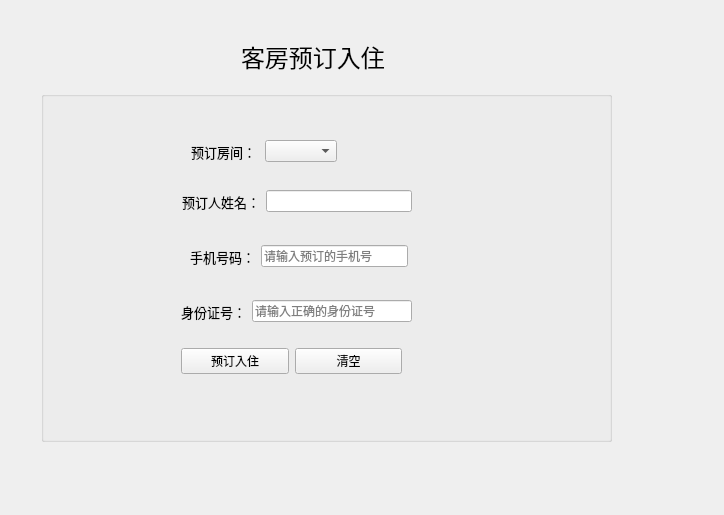
<?xml version="1.0" encoding="UTF-8"?>
<ui version="4.0">
 <class>clientPage5</class>
 <widget class="QWidget" name="clientPage5">
  <property name="geometry">
   <rect>
    <x>0</x>
    <y>0</y>
    <width>724</width>
    <height>515</height>
   </rect>
  </property>
  <property name="windowTitle">
   <string>Form</string>
  </property>
  <property name="styleSheet">
   <string notr="true"/>
  </property>
  <layout class="QVBoxLayout" name="verticalLayout">
   <item>
    <widget class="QWidget" name="widget" native="true">
     <widget class="QLabel" name="label">
      <property name="geometry">
       <rect>
        <x>230</x>
        <y>30</y>
        <width>181</width>
        <height>31</height>
       </rect>
      </property>
      <property name="font">
       <font>
        <family>微软雅黑</family>
        <pointsize>18</pointsize>
       </font>
      </property>
      <property name="text">
       <string>客房预订入住</string>
      </property>
     </widget>
     <widget class="QGroupBox" name="groupBox">
      <property name="geometry">
       <rect>
        <x>30</x>
        <y>80</y>
        <width>571</width>
        <height>351</height>
       </rect>
      </property>
      <property name="title">
       <string/>
      </property>
      <widget class="QWidget" name="widget_2" native="true">
       <property name="geometry">
        <rect>
         <x>140</x>
         <y>90</y>
         <width>231</width>
         <height>41</height>
        </rect>
       </property>
       <layout class="QHBoxLayout" name="horizontalLayout_2">
        <property name="leftMargin">
         <number>1</number>
        </property>
        <item>
         <widget class="QLabel" name="label_2">
          <property name="font">
           <font>
            <family>微软雅黑</family>
            <pointsize>10</pointsize>
           </font>
          </property>
          <property name="text">
           <string>预订人姓名：</string>
          </property>
         </widget>
        </item>
        <item>
         <widget class="QLineEdit" name="name_lineEdit"/>
        </item>
       </layout>
      </widget>
      <widget class="QWidget" name="widget_4" native="true">
       <property name="geometry">
        <rect>
         <x>140</x>
         <y>140</y>
         <width>231</width>
         <height>51</height>
        </rect>
       </property>
       <layout class="QHBoxLayout" name="horizontalLayout_3">
        <property name="leftMargin">
         <number>9</number>
        </property>
        <property name="rightMargin">
         <number>4</number>
        </property>
        <item>
         <widget class="QLabel" name="label_4">
          <property name="font">
           <font>
            <family>微软雅黑</family>
            <pointsize>10</pointsize>
           </font>
          </property>
          <property name="text">
           <string>手机号码：</string>
          </property>
         </widget>
        </item>
        <item>
         <widget class="QLineEdit" name="phone_lineEdit">
          <property name="placeholderText">
           <string>请输入预订的手机号</string>
          </property>
         </widget>
        </item>
       </layout>
      </widget>
      <widget class="QWidget" name="widget_5" native="true">
       <property name="geometry">
        <rect>
         <x>140</x>
         <y>40</y>
         <width>181</width>
         <height>41</height>
        </rect>
       </property>
       <layout class="QHBoxLayout" name="horizontalLayout">
        <property name="leftMargin">
         <number>10</number>
        </property>
        <property name="rightMargin">
         <number>25</number>
        </property>
        <item>
         <widget class="QLabel" name="label_5">
          <property name="font">
           <font>
            <family>微软雅黑</family>
            <pointsize>10</pointsize>
           </font>
          </property>
          <property name="text">
           <string>预订房间：</string>
          </property>
         </widget>
        </item>
        <item>
         <widget class="QComboBox" name="comboBox"/>
        </item>
       </layout>
      </widget>
      <widget class="QWidget" name="widget_3" native="true">
       <property name="geometry">
        <rect>
         <x>140</x>
         <y>200</y>
         <width>231</width>
         <height>41</height>
        </rect>
       </property>
       <layout class="QHBoxLayout" name="horizontalLayout_4">
        <item>
         <widget class="QLabel" name="label_3">
          <property name="font">
           <font>
            <family>微软雅黑</family>
            <pointsize>10</pointsize>
           </font>
          </property>
          <property name="text">
           <string>身份证号：</string>
          </property>
         </widget>
        </item>
        <item>
         <widget class="QLineEdit" name="id_lineEdit">
          <property name="placeholderText">
           <string>请输入正确的身份证号</string>
          </property>
         </widget>
        </item>
       </layout>
      </widget>
      <widget class="QWidget" name="widget_6" native="true">
       <property name="geometry">
        <rect>
         <x>140</x>
         <y>250</y>
         <width>221</width>
         <height>41</height>
        </rect>
       </property>
       <layout class="QHBoxLayout" name="horizontalLayout_5">
        <item>
         <widget class="QPushButton" name="pushButton">
          <property name="text">
           <string>预订入住</string>
          </property>
         </widget>
        </item>
        <item>
         <widget class="QPushButton" name="pushButton_2">
          <property name="text">
           <string>清空</string>
          </property>
         </widget>
        </item>
       </layout>
      </widget>
     </widget>
    </widget>
   </item>
  </layout>
 </widget>
 <resources/>
 <connections/>
</ui>
